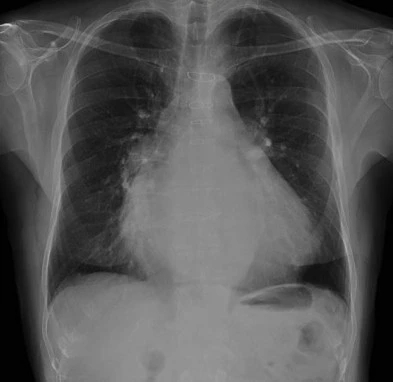
#> input picture Radiografia.jpg, 393 x 382 px
$ python 'Práctica 4 - P2.py'
#> lines starting #> are read from the running program, lines starting #| are printed output that depends on the picture
import cv2 as cv
import matplotlib.pyplot as plt

# Cargar la imagen
image_bgr = cv.imread('Radiografia.jpg')
#> image_bgr is the input picture: shape (382, 393, 3); mean B, G, R 87.5, 87.5, 87.5
image = cv.cvtColor(image_bgr, cv.COLOR_BGR2RGB)

# Mostrar la imágen Cargada
plt.imshow(image)
plt.title('Imágen cargada')
plt.axis('off')
plt.show()

# Cargar la imagen en escala de grises
img_gray = cv.cvtColor(image, cv.COLOR_RGB2GRAY)
plt.imshow(img_gray, cmap='gray')
plt.title('Imagen escala de grises')
plt.axis('off')
plt.show()

# Función para graficar histograma
hist = cv.calcHist([img_gray], [0], None, [256], [0, 256])
#> hist = 256 values, max 5215 at index 2, min 0 at index 167, mean 586.4
plt.hist(img_gray.ravel(), 256, color='black')
plt.title("Histograma de Imagen en Escala de Grises")
plt.xlabel("Intensidad de Píxel")
plt.ylabel("Frecuencia")
plt.show()
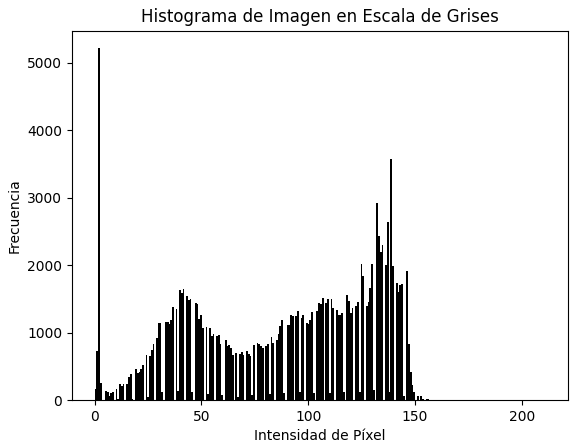
#> figure drawn by matplotlib, 1 panel; tallest bar 5215 high, from x = 1.65 to 2.47

#Función para Ecualizar el histograma
img_eq = cv.equalizeHist(img_gray)
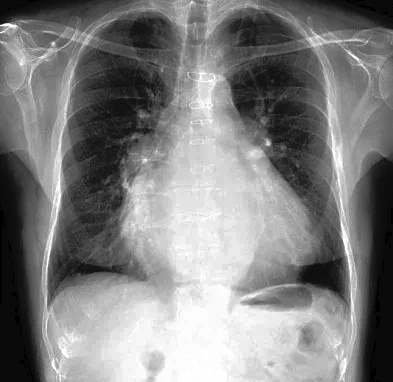
#> img_eq: shape (382, 393); min 0, max 255, mean 128.7

# Mostrar imagen ecualizada
plt.imshow(img_eq, cmap='gray')
plt.title("Imagen ecualizada")
plt.axis("off")
plt.show()

# Graficar histograma de la imagen ecualizada
hist_eq = cv.calcHist([img_eq], [0], None, [256], [0, 256])
#> hist_eq = 256 values, max 5215 at index 10, min 0 at index 2, mean 586.4
plt.hist(img_eq.ravel(), 256, color='black')
plt.title("Histograma de Imagen Ecualizada")
plt.xlabel("Intensidad de Píxel")
plt.ylabel("Frecuencia")
plt.show()
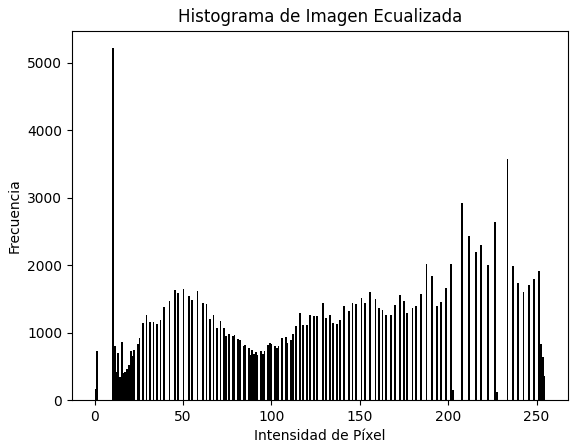
#> figure drawn by matplotlib, 1 panel; tallest bar 5215 high, from x = 9.96 to 10.96

# Comparación de imágenes e histogramas
imagenes = [img_gray, img_eq]
titulos = ["Original", "Ecualizada"]
plt.figure(figsize=(16,8))

for i, (img, titulo) in enumerate(zip(imagenes, titulos)):
    # Mostrar imagenes
    plt.subplot(2, 2, i + 1)
    plt.imshow(img, cmap='gray')
    plt.title(titulo)
    plt.axis("off")

    # Mostrar histograma
    plt.subplot(2, 2, i + 3)
    plt.hist(img.ravel(), 256, [0, 256], color='black')
    plt.title("Histograma " + titulo)
    plt.xlabel("Intensidad")
    plt.ylabel("Frecuencia")
#> this loop made 2 passes
#> titulo on passes 1 to 2: 'Original', 'Ecualizada'

plt.tight_layout()
plt.show()
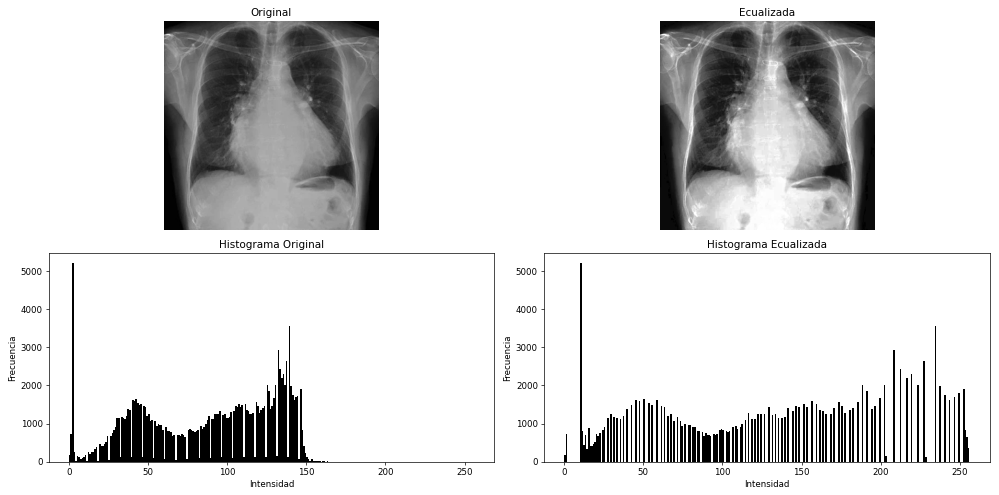
#> figure drawn by matplotlib, 4 panels; panel 2: tallest bar 5215 high, from x = 2 to 3; panel 4: tallest bar 5215 high, from x = 10 to 11

$ run again, with MRI.jpg copied over Radiografia.jpg
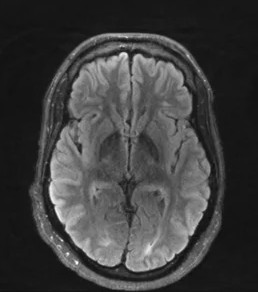
#> input picture MRI.jpg, 258 x 292 px
#> image_bgr is the input picture: shape (292, 258, 3); min 13, max 250, mean 62.9
#> hist = 256 values, max 8762 at index 22, min 0 at index 0, mean 294.3
#> `img_eq = cv.equalizeHist(img_gray)`:
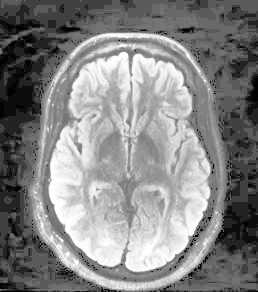
#> img_eq: shape (292, 258); min 0, max 255, mean 132.5
#> hist_eq = 256 values, max 8762 at index 65, min 0 at index 2, mean 294.3
#> the loop `for i, (img, titulo) in enumerate(zip(imagenes, titulos)):` made 2 passes
#> titulo on passes 1 to 2: 'Original', 'Ecualizada'
#> `plt.show()`:
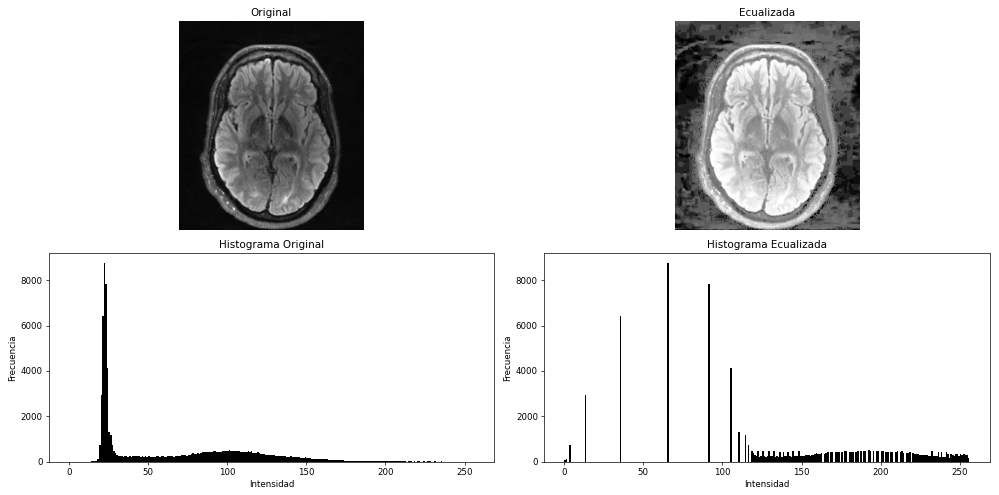
#> figure drawn by matplotlib, 4 panels; panel 2: tallest bar 8762 high, from x = 22 to 23; panel 4: tallest bar 8762 high, from x = 65 to 66
